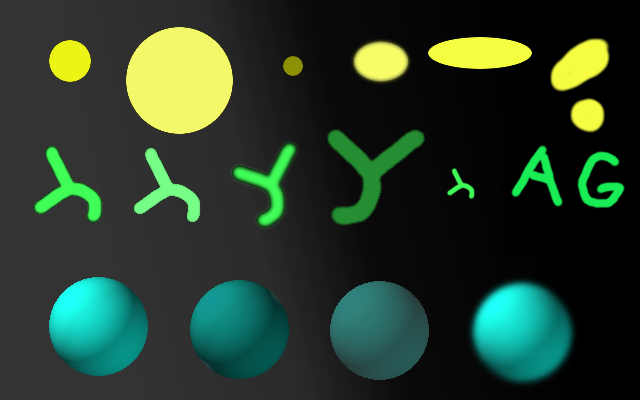
#> input picture 2018.05.10. Contour search/kontur-3.png, 640 x 400 px
$ python calc_kontur_tests.py
#> lines starting #> are read from the running program, lines starting #| are printed output that depends on the picture; after the words box and inside, x2 and y2 are one past the last pixel; in counts of white or black regions, pixels touching at a corner belong together
#!/usr/bin/python3
# -*- coding: utf8 -*-

# Ez számolja ki a prezentációban bemutatott példákat

import cv2
import numpy as np
import sys


fname="kontur-3.png" # ezt a fájlt olvassuk be és elemezzük
base="aa"   # minden kimeneti fájlnév ezzel kezdődik, hogy azonosíthatók legyenek

# beolvasás és szürkeárnyalatossá alakítás
im1=cv2.imread(fname)
#> im1 is the input picture: shape (400, 640, 3); mean B, G, R 42.6, 60.1, 39.7
im1g=cv2.cvtColor(im1, cv2.COLOR_BGR2GRAY)

cv2.imwrite(base+"-orig.png", im1)
cv2.imwrite(base+"-gray.png", im1g)

#------------------------------------------
# kipróbáljuk a küszöbölést (thresholding)

# józan eszes, vektorizálós megoldás
mask=255*(im1g>127)
#> mask: shape (400, 640) int64; 11.7% white; 14 white regions, largest, box (x1, y1, x2, y2) and area: (126, 27, 233, 134) 8921, (49, 277, 115, 343) 3274, (476, 286, 539, 349) 3059
cv2.imwrite(base+"-bw127.png", mask)

# cv2 megoldás:
lim, mask=cv2.threshold(im1g, 120, 255, cv2.THRESH_BINARY)
#> mask: shape (400, 640); 12.1% white; 15 white regions, largest, box (x1, y1, x2, y2) and area: (126, 27, 233, 134) 8929, (49, 277, 117, 345) 3590, (476, 286, 541, 351) 3380
print("lim=",lim)
# visszakapjuk a 120-at! mi az értleme? meglátjuk nemsokára...
cv2.imwrite(base+"-bw120.png", mask)

lim, mask=cv2.threshold(im1g, 40, 255, cv2.THRESH_BINARY)
#> mask: shape (400, 640); 52.2% white; 104 black regions (100 under 20 px), largest, box (x1, y1, x2, y2) and area: (206, 0, 640, 400) 121787, (252, 189, 268, 211) 204, (196, 353, 230, 378) 127, (534, 162, 544, 173) 58
cv2.imwrite(base+"-bw040.png", mask)

lim, mask=cv2.threshold(im1g, 200, 255, cv2.THRESH_BINARY)
#> mask: shape (400, 640); 6.5% white; 6 white regions, box (x1, y1, x2, y2) and area: (126, 27, 233, 134) 8857, (428, 37, 532, 69) 2520, (552, 40, 608, 89) 1720, (356, 44, 406, 79) 1394, (49, 40, 91, 82) 1316, (572, 100, 603, 130) 718
cv2.imwrite(base+"-bw200.png", mask)

# automatikus globális küszöb megválasztása:
lim, mask=cv2.threshold(im1g, 200, 255, cv2.THRESH_BINARY+cv2.THRESH_OTSU)
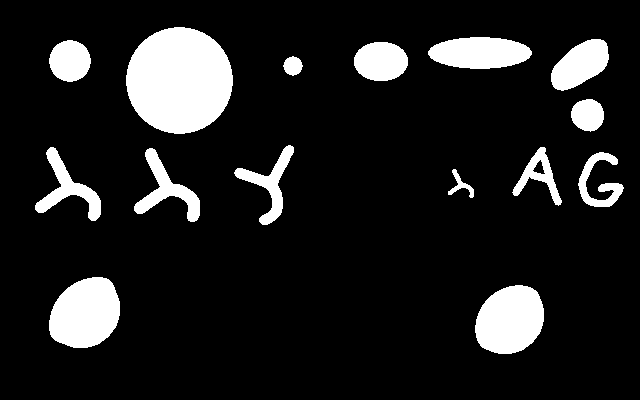
#> mask: shape (400, 640); 12.4% white; 15 white regions, largest, box (x1, y1, x2, y2) and area: (126, 27, 233, 134) 8937, (49, 277, 120, 348) 3913, (475, 285, 544, 354) 3723
#> lim = 113
print("lim=",lim)
#| lim= 113.0
# ez már az automatikus eljárás (Otsu) ereménye
# többnyire elfogadható érték.
cv2.imwrite(base+"-bwOtsu.png", mask)
# azért nem tökéletes

#-----------------------------
# adaptív küszöbölés:
# 1) a kép másolatát elmossa
# 2) akkor fehér (előtér) a kimenet, ha az eredti pixelérték
#    legalább egy C értékkel meghaladja az elmosott értéket
# Az elmosás sugár és az elmosási módszer sokat meghatároz

# egyszerű, súlyozatlan elmosás
mask=cv2.adaptiveThreshold(im1g, 255, cv2.ADAPTIVE_THRESH_MEAN_C, cv2.THRESH_BINARY, 15, C=0)
#> mask: shape (400, 640); 17.2% white; 1429 white regions (1370 under 20 px), largest, box (x1, y1, x2, y2) and area: (473, 283, 572, 382) 5809, (49, 277, 131, 359) 4178, (330, 281, 429, 380) 3685
cv2.imwrite(base+"-bw_a_mean_15.png", mask)

mask=cv2.adaptiveThreshold(im1g, 255, cv2.ADAPTIVE_THRESH_MEAN_C, cv2.THRESH_BINARY, 45, C=-1)
#> mask: shape (400, 640); 20% white; 41 white regions (19 under 20 px), largest, box (x1, y1, x2, y2) and area: (330, 281, 429, 380) 6889, (473, 283, 572, 382) 6831, (126, 27, 233, 134) 6677
cv2.imwrite(base+"-bw_a_mean_45.png", mask)


mask=cv2.adaptiveThreshold(im1g, 255, cv2.ADAPTIVE_THRESH_GAUSSIAN_C, cv2.THRESH_BINARY, 15, C=-3)
#> mask: shape (400, 640); 7.2% white; 33 white regions (10 under 20 px), largest, box (x1, y1, x2, y2) and area: (328, 130, 424, 225) 1776, (126, 27, 233, 134) 1695, (134, 148, 200, 222) 1392
cv2.imwrite(base+"-bw_a_gauss_15.png", mask)

mask=cv2.adaptiveThreshold(im1g, 255, cv2.ADAPTIVE_THRESH_GAUSSIAN_C, cv2.THRESH_BINARY, 45, C=-3)
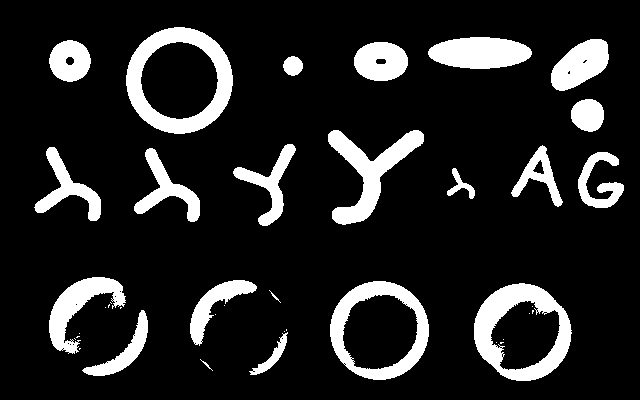
#> mask: shape (400, 640); 14% white; 40 white regions (18 under 20 px)
cv2.imwrite(base+"-bw_a_gauss_45.png", mask)

#mask=cv2.adaptiveThreshold(im1g, 255, cv2.ADAPTIVE_THRESH_GAUSSIAN_C, cv2.THRESH_BINARY, 75, C=-3)
#cv2.imwrite(base+"-bw_a_gauss_75.png", mask)
#----------------------------------
# most kontúrokat illesztünk


# belső és külső kontúrok meghatározása
conts, hier=cv2.findContours(mask, cv2.RETR_LIST, cv2.CHAIN_APPROX_NONE)
#> conts = 79 contours, 53 with area under 20; largest, box (x1, y1, x2, y2) and area: (126, 27, 233, 134) 8770, (330, 281, 429, 380) 7522, (474, 283, 572, 381) 7204, (140, 41, 219, 120) 4680, (342, 294, 419, 370) 4430
# hier: egymásba ágyzási hierarchia, nem foglalkozunk vele
# conts: kontúrok listája

# halványított másolat az eredeti képről: erre fogunk rajzolni
out_img=im1.copy()//2

for cont in conts:
        cv2.drawContours(out_img, cont, -1, (255,0,255))
#> this loop made 79 passes
#> cont on passes 2, 3, 4, 5, 7, 9, 10, 11, 13, 14, 15, 16: [[344, 364], [345, 363], [346, 364], [345, 365]], [[343, 363], [344, 362], [345, 363], [344, 364]], [[106, 362], [107, 361], [108, 362], [107, 363]], [[352, 361], [353, 360], [354, 361], [353, 362]], [[350, 358], [351, 357], [352, 358], [351, 359]], [[61, 349], [62, 348], [63, 349], [62, 350]], [[79, 348], [79, 349], [80, 348]], [[62, 348], [63, 347], [64, 348], [63, 349]], [[495, 346], [496, 345], [497, 346], [496, 347]], [[72, 344], [73, 343], [74, 344], [73, 345]], [[69, 344], [70, 343], [71, 344], [70, 345]], [[194, 343], [195, 342], [196, 343], [195, 344]]
#> out_img: shape (400, 640, 3); mean B, G, R 25.2, 28.3, 23.8

cv2.imwrite(base+"-list.png", out_img)


# csak a külső kontúrok meghatározása
conts, hier=cv2.findContours(mask, cv2.RETR_EXTERNAL, cv2.CHAIN_APPROX_NONE)
#> conts = 34 contours, 14 with area under 20; largest, box (x1, y1, x2, y2) and area: (126, 27, 233, 134) 8770, (330, 281, 429, 380) 7522, (474, 283, 572, 381) 7204, (328, 130, 424, 225) 2957, (428, 37, 532, 69) 2475
# halványított másolat az eredeti képről: erre fogunk rajzolni
out_img=im1.copy()//2

for cont in conts:
        cv2.drawContours(out_img, cont, -1, (255,0,255))
#> this loop made 34 passes
#> cont on passes 2, 3, 5, 7, 8, 9, 11, 12, 13, 15: [[79, 348], [79, 349], [80, 348]], [[74, 338], [75, 339]], [[79, 333]], [[284, 331]], [[286, 329], [286, 330]], [[215, 314]], [[120, 307], [120, 308], [121, 307]], [[105, 307]], [[224, 305]], [[110, 302], [111, 303]]
#> out_img: shape (400, 640, 3); mean B, G, R 24.5, 28.6, 23.1

cv2.imwrite(base+"-external.png", out_img)


#------
out_img=im1.copy()//2

for cont in conts:
        # konvex burkok rajzolása
        cv2.drawContours(out_img, [cv2.convexHull(cont)], -1, (0,255,255))
#> out_img: shape (400, 640, 3); mean B, G, R 20.7, 32.7, 22.8

cv2.imwrite(base+"-hull.png", out_img)

# befoglaló körök
out_img=im1.copy()//2
for cont in conts:
        cv2.drawContours(out_img, cont, -1, (255,0,255))
        # körülírt körök rajzolása
        center, r=cv2.minEnclosingCircle(cont) # ez kiszámolja
        # de át kell váltani egészre
        ic=(int(center[0]), int(center[1]))
        ir=int(r)
        # most kirajzolni a kört
        cv2.circle(out_img, ic, ir, (255,127,0))
#> this loop made 34 passes
#> (center, r, ic, ir) on passes 1, 4, 6, 10, 14, 16, 17, 19, 20, 21, 22, 23: ((206, 364.5), 8.14, (206, 364), 8), ((77.5, 336.5), 1.58, (77, 336), 1), ((268.5, 353), 27.99, (268, 353), 27), ((113.2, 340.8), 42.79, (113, 340), 42), ((108.5, 305.5), 1.58, (108, 305), 1), ((274.5, 296), 8.14, (274, 296), 8), ((522.1, 331.8), 49.03, (522, 331), 49), ((225, 314.5), 42.11, (225, 314), 42), ((87.5, 315.5), 45.39, (87, 315), 45), ((461.5, 183.6), 17.8, (461, 183), 17), ((600.3, 179.5), 28.31, (600, 179), 28), ((169.7, 185.7), 43.19, (169, 185), 43)
#> (r, ic, ir) on passes 5, 7, 9, 12, 13, 18: (0.0001, (79, 333), 0), (0.0001, (284, 331), 0), (0.0001, (215, 314), 0), (0.0001, (105, 307), 0), (0.0001, (224, 305), 0), (49.37, (379, 330), 49)
#> out_img: shape (400, 640, 3); mean B, G, R 27.7, 30.3, 22.2

cv2.imwrite(base+"-circ.png", out_img)


# illeszkedő ellipszisek
out_img=im1.copy()//2
for cont in conts:
        cv2.drawContours(out_img, cont, -1, (255,0,255))
        # körülírt körök rajzolása
        if len(cont)<5: continue # nem lehet ellipszist illeszteni
        ellipse=cv2.fitEllipse(cont) # ez kiszámolja
        # most kirajzolni az ellipszist
        cv2.ellipse(out_img, ellipse, (255,127,0))
#> this loop made 34 passes
#> ellipse on passes 1, 4, 6, 10, 14, 16, 17, 18, 19, 20, 21, 22: ((205.7, 363.8), (1.54, 14.91), 134.1), ((77.5, 336.5), (0, 1), 0), ((270, 355.5), (15.66, 49.03), 40.8), ((114.2, 341.9), (48.38, 75.69), 44.44), ((108.5, 305.5), (0, 1), 0), ((274, 295.9), (1.55, 14.87), 136.2), ((522.1, 331.8), (93.73, 98.12), 135.3), ((379, 330), (97.88, 97.88), 0), ((219.6, 309.3), (40.37, 75.43), 45.5), ((85.16, 313.2), (59.54, 79.73), 44.99), ((459.7, 187.3), (22.71, 33.69), 152.4), ((600.6, 179.7), (41.72, 52.1), 11.12)
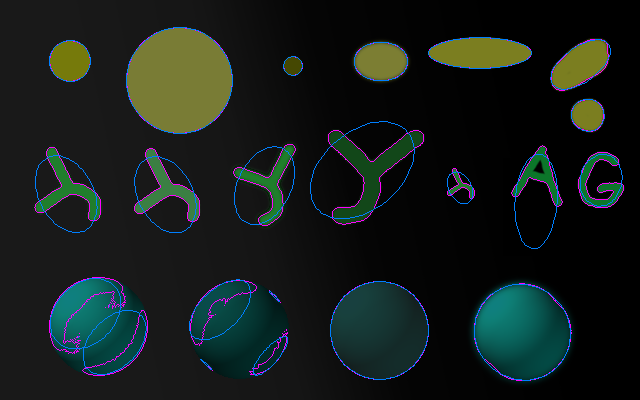
#> out_img: shape (400, 640, 3); mean B, G, R 26.5, 29.9, 21.7

cv2.imwrite(base+"-ellipse.png", out_img)

#----------------------------------
# beleírunk a képekbe: sorszámozás

out_img=im1.copy()/2
i=1 # sorszámozás
for cont in conts:
        # momentum-számítás:
        mom=cv2.moments(cont)

        area=mom['m00'] # 0. momentum: terület
        if area<=0: continue # 1 pontos kontúr
        xc=int(mom['m10']/area) # 1. momentumok normalizálva:
        yc=int(mom['m01']/area) # ... tömegközéppont

        cv2.drawContours(out_img, cont, -1, (255,0,255))
        cv2.putText(out_img,"%d" % i,(xc-8,yc), cv2.FONT_HERSHEY_PLAIN,1.0,(196,196,255))
        i+=1
#> this loop made 34 passes
#> (area, xc, yc) on passes 6, 10, 17, 18, 19, 20, 21, 22, 23, 24, 25, 26: (357, 271, 356), (1055.5, 123, 351), (7203.5, 522, 331), (7522, 379, 330), (1286.5, 215, 304), (2100.5, 78, 306), (240, 460, 185), (1033.5, 599, 182), (1438.5, 166, 189), (1425, 67, 188), (1033, 538, 174), (1330, 269, 183)
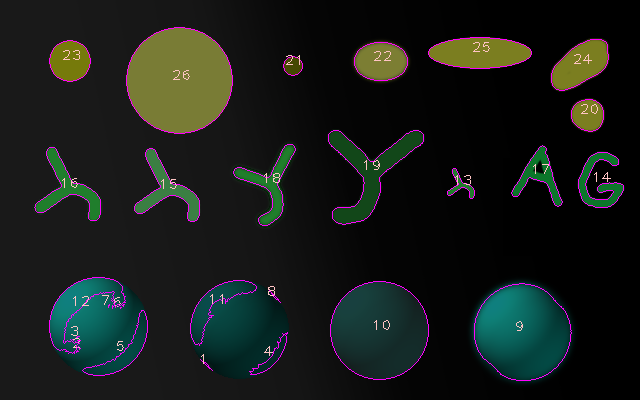
#> out_img: shape (400, 640, 3) float64; mean B, G, R 25.2, 29.2, 24
#> after the loop, i = 27

cv2.imwrite(base+"-sorszam.png", out_img)

# beleírunk a képekbe: terület és kerület
out_img=im1.copy()//2
i=1 # sorszámozás
for cont in conts:
        # momentum-számítás:
        mom=cv2.moments(cont)

        area=mom['m00'] # 0. momentum: terület
        if area<=0: continue # 1 pontos kontúr
        xc=int(mom['m10']/area) # 1. momentumok normalizálva:
        yc=int(mom['m01']/area) # ... tömegközéppont
        perim=cv2.arcLength(cont, True) # True: zárd be a végét!

        cv2.drawContours(out_img, cont, -1, (255,0,255))
        cv2.putText(out_img,"T=%5.0f" % area,(xc-20,yc), cv2.FONT_HERSHEY_PLAIN,1.0,(196,196,255))
        cv2.putText(out_img,"K=%5.1f" % perim,(xc-20,yc+15), cv2.FONT_HERSHEY_PLAIN,1.0,(196,196,255))
        i+=1
#> this loop made 34 passes
#> (area, xc, yc, perim) on passes 6, 10, 17, 18, 19, 20, 21, 22, 23, 24, 25, 26: (357, 271, 356, 146), (1055.5, 123, 351, 225.7), (7203.5, 522, 331, 321.5), (7522, 379, 330, 324), (1286.5, 215, 304, 250.4), (2100.5, 78, 306, 394.9), (240, 460, 185, 116.2), (1033.5, 599, 182, 294.4), (1438.5, 166, 189, 281.3), (1425, 67, 188, 283.9), (1033, 538, 174, 214.8), (1330, 269, 183, 285.1)
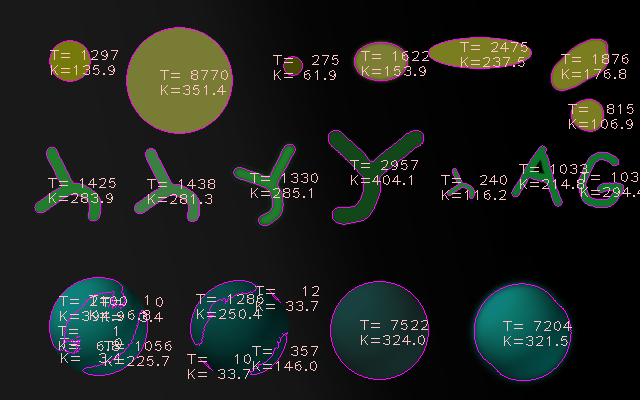
#> out_img: shape (400, 640, 3); mean B, G, R 27.9, 31.7, 27.9
#> after the loop, i = 27

cv2.imwrite(base+"-TerKer.png", out_img)

# beleírunk a képekbe: körszerűség, konvexitás
out_img=im1.copy()//2
i=1 # sorszámozás
for cont in conts:
        # momentum-számítás:
        mom=cv2.moments(cont)

        area=mom['m00'] # 0. momentum: terület
        if area<=0: continue # 1 pontos kontúr
        xc=int(mom['m10']/area) # 1. momentumok normalizálva:
        yc=int(mom['m01']/area) # ... tömegközéppont
        perim=cv2.arcLength(cont, True) # True: zárd be a végét!

        # Mennyire körszerű? Körre circ=1.0, máskor kisebb
        circ=4.0*3.14159265*area/perim**2
        # mennyire konvex? Konvexre sol=1.0, máskor kisebb
        sol=area/cv2.contourArea(cv2.convexHull(cont))

        cv2.drawContours(out_img, cont, -1, (255,0,255))
        cv2.putText(out_img,"circ=%4.3f" % circ,(xc-30,yc), cv2.FONT_HERSHEY_PLAIN,1.0,(196,196,255))
        cv2.putText(out_img,"sol =%4.3f" % sol,(xc-30,yc+15), cv2.FONT_HERSHEY_PLAIN,1.0,(196,196,255))
        i+=1
#> this loop made 34 passes
#> (area, xc, yc, perim, circ, sol) on passes 6, 10, 17, 18, 19, 20, 21, 22, 23, 24, 25, 26: (357, 271, 356, 146, 0.21, 0.606), (1055.5, 123, 351, 225.7, 0.26, 0.55), (7203.5, 522, 331, 321.5, 0.876, 0.987), (7522, 379, 330, 324, 0.9, 0.991), (1286.5, 215, 304, 250.4, 0.258, 0.602), (2100.5, 78, 306, 394.9, 0.169, 0.542), (240, 460, 185, 116.2, 0.223, 0.47), (1033.5, 599, 182, 294.4, 0.15, 0.521), (1438.5, 166, 189, 281.3, 0.228, 0.481), (1425, 67, 188, 283.9, 0.222, 0.471), (1033, 538, 174, 214.8, 0.281, 0.592), (1330, 269, 183, 285.1, 0.206, 0.446)
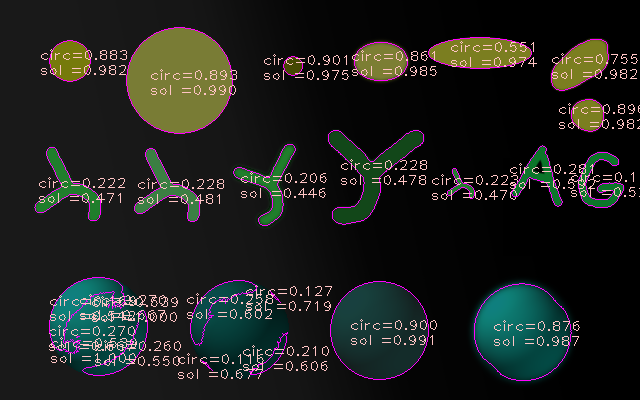
#> out_img: shape (400, 640, 3); mean B, G, R 29.4, 33.1, 30
#> after the loop, i = 27

cv2.imwrite(base+"-CircSol.png", out_img)


# beleírunk a képekbe: Hu-momentumok
out_img=im1.copy()//2
i=1 # sorszámozás
for cont in conts:
        # momentum-számítás:
        mom=cv2.moments(cont)

        area=mom['m00'] # 0. momentum: terület
        if area<=0: continue # 1 pontos kontúr
        xc=int(mom['m10']/area) # 1. momentumok normalizálva:
        yc=int(mom['m01']/area) # ... tömegközéppont

        hu=cv2.HuMoments(mom)

        cv2.drawContours(out_img, cont, -1, (255,0,255))
        for ihu in range(4):  # 7 van, de nem fér ki
                cv2.putText(out_img,"%6f" % hu[ihu],(xc-30,yc+10*ihu), cv2.FONT_HERSHEY_PLAIN,0.6,(196,196,255))
        i+=1
#> this loop made 34 passes
#> (area, xc, yc, hu) on pass 6: (357, 271, 356, [0.581, 0.284, 0.0279, 0.0032, -2.77e-05, -0.00162, 1.2e-05])
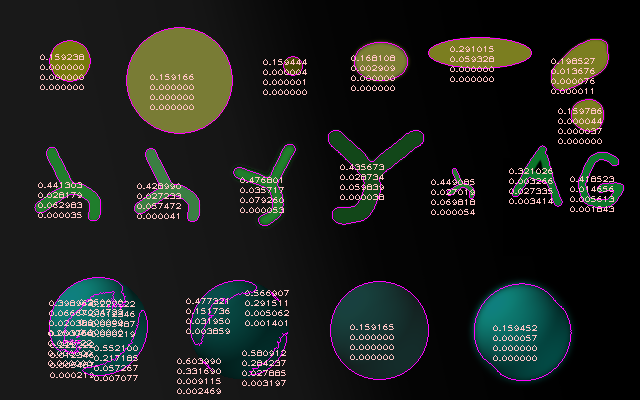
#> out_img: shape (400, 640, 3); mean B, G, R 29.8, 33.5, 30.8

cv2.imwrite(base+"-Hu.png", out_img)
